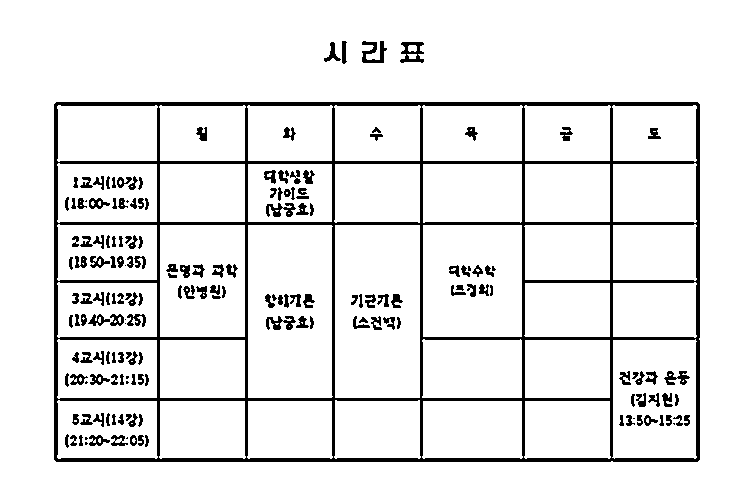
#> input picture preprocessed_binary.png, 737 x 483 px, given as the content of the folder D:/Projects/OCR-PROJECT/ocr, which was not available
$ python h_preprocess_rdmdet.py
#> lines starting #> are read from the running program, lines starting #| are printed output that depends on the picture; after the words box and inside, x2 and y2 are one past the last pixel; in counts of white or black regions, pixels touching at a corner belong together; pictures that were not available may be replaced by others from this repository, and a replacement may not be noted
import cv2
import numpy as np
import os

def save_image(image, filename):
    cv2.imwrite(filename, image)
    print(f"Saved image: {filename}")

def to_grayscale(image):
    return cv2.cvtColor(image, cv2.COLOR_BGR2GRAY)

def to_binary(image, threshold=127):
    _, binary = cv2.threshold(to_grayscale(image), threshold, 255, cv2.THRESH_BINARY)
    return binary

def apply_gaussian_blur(image, kernel_size=(5,5)):
    return cv2.GaussianBlur(image, kernel_size, 0)

def equalize_histogram(image):
    return cv2.equalizeHist(to_grayscale(image))

def resize_image(image, width, height):
    return cv2.resize(image, (width, height), interpolation=cv2.INTER_AREA)

def detect_lines(image):
    lines = cv2.HoughLinesP(image, 1, np.pi/180, 100, minLineLength=100, maxLineGap=10)
    return lines

def draw_lines(image, lines):
    line_image = np.copy(image)
    if lines is not None:
        for line in lines:
            x1, y1, x2, y2 = line[0]
            cv2.line(line_image, (x1, y1), (x2, y2), (0, 255, 0), 2)
    return line_image
import cv2
import numpy as np
import os

def save_image(image, filename):
    cv2.imwrite(filename, image)
    print(f"Saved image: {filename}")

def to_grayscale(image):
    return cv2.cvtColor(image, cv2.COLOR_BGR2GRAY)

def to_binary(image, threshold=127):
    _, binary = cv2.threshold(to_grayscale(image), threshold, 255, cv2.THRESH_BINARY)
    return binary

def adaptive_threshold(image):
    gray = to_grayscale(image)
    return cv2.adaptiveThreshold(gray, 255, cv2.ADAPTIVE_THRESH_GAUSSIAN_C, cv2.THRESH_BINARY, 11, 2)

def canny_edge(image, low_threshold=100, high_threshold=200):
    gray = to_grayscale(image)
    return cv2.Canny(gray, low_threshold, high_threshold)

def morphology_operation(image, operation='open', kernel_size=5):
    kernel = np.ones((kernel_size, kernel_size), np.uint8)
    if operation == 'open':
        return cv2.morphologyEx(image, cv2.MORPH_OPEN, kernel)
    elif operation == 'close':
        return cv2.morphologyEx(image, cv2.MORPH_CLOSE, kernel)
    else:
        return image

def detect_lines_hough(image):
    gray = to_grayscale(image)
    edges = cv2.Canny(gray, 50, 150, apertureSize=3)
    lines = cv2.HoughLines(edges, 1, np.pi/180, 200)
    result = image.copy()
    if lines is not None:
        for rho, theta in lines[:, 0]:
            a = np.cos(theta)
            b = np.sin(theta)
            x0 = a * rho
            y0 = b * rho
            x1 = int(x0 + 1000 * (-b))
            y1 = int(y0 + 1000 * (a))
            x2 = int(x0 - 1000 * (-b))
            y2 = int(y0 - 1000 * (a))
            cv2.line(result, (x1, y1), (x2, y2), (0, 0, 255), 2)
    return result

def process_image(image_path):
    # 이미지 읽기
    original = cv2.imread(image_path)

    # 이미지 크기 확인 및 조정
    height, width = original.shape[:2]
    if height >= 2000 and width >= 2000:
        new_height = int(height * 0.5)
        new_width = int(width * 0.5)
        original = cv2.resize(original, (new_width, new_height), interpolation=cv2.INTER_AREA)

    # 전처리 적용
    gray = to_grayscale(original)
    binary = to_binary(original)
    adaptive = adaptive_threshold(original)
    edges = canny_edge(original)
    morph_open = morphology_operation(binary, 'open')
    morph_close = morphology_operation(binary, 'close')
    hough_lines = detect_lines_hough(original)

    # 결과 저장
    base_name = os.path.splitext(os.path.basename(image_path))[0]
    output_dir = os.path.join('output', base_name)
    os.makedirs(output_dir, exist_ok=True)

    save_image(original, os.path.join(output_dir, f'{base_name}_original.png'))
    save_image(gray, os.path.join(output_dir, f'{base_name}_gray.png'))
    save_image(binary, os.path.join(output_dir, f'{base_name}_binary.png'))
    save_image(adaptive, os.path.join(output_dir, f'{base_name}_adaptive.png'))
    save_image(edges, os.path.join(output_dir, f'{base_name}_edges.png'))
    save_image(morph_open, os.path.join(output_dir, f'{base_name}_morph_open.png'))
    save_image(morph_close, os.path.join(output_dir, f'{base_name}_morph_close.png'))
    save_image(hough_lines, os.path.join(output_dir, f'{base_name}_hough_lines.png'))

def process_all_images(input_dir):
    for filename in os.listdir(input_dir):
        if filename.lower().endswith(('.png', '.jpg', '.jpeg')):
            image_path = os.path.join(input_dir, filename)
            process_image(image_path)
#> in process_image, original is the input picture: shape (483, 737, 3); 90.9% white; 182 black regions (16 under 20 px), largest, box (x1, y1, x2, y2) and area: (54, 102, 700, 462) 21579, (362, 41, 387, 63) 284, (400, 42, 424, 63) 279
#> in canny_edge, `return cv2.Canny(gray, low_threshold, high_threshold)`:
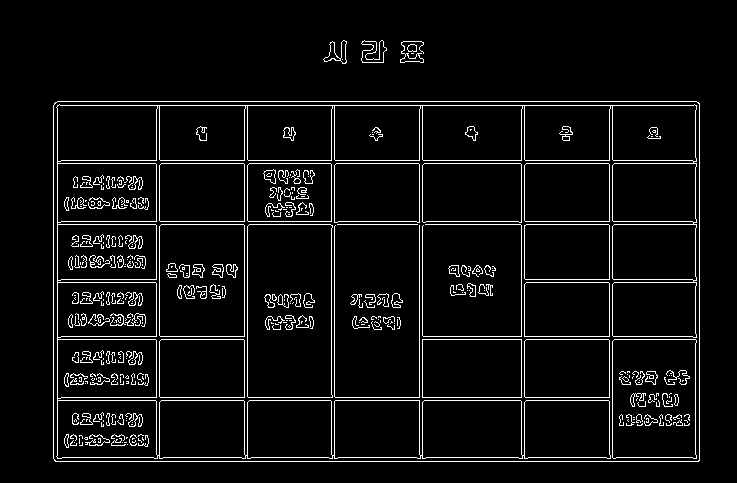
#> returned value: shape (483, 737); 5.6% white in thin lines or dots, all inside (x1, y1, x2, y2) = (53, 40, 700, 462)
#> in morphology_operation, `return cv2.morphologyEx(image, cv2.MORPH_OPEN, kernel)`:
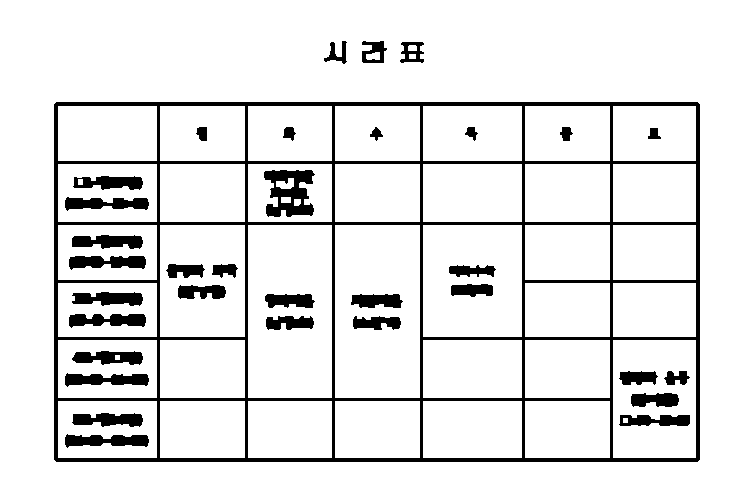
#> returned value: shape (483, 737); 89.2% white; 34 black regions, largest, box (x1, y1, x2, y2) and area: (54, 102, 700, 462) 21793, (264, 170, 315, 217) 1491, (65, 434, 149, 448) 803
#> call 2 of morphology_operation, with operation = 'close', kernel_size = 5
#> in morphology_operation (call 2), `return cv2.morphologyEx(image, cv2.MORPH_CLOSE, kernel)`:
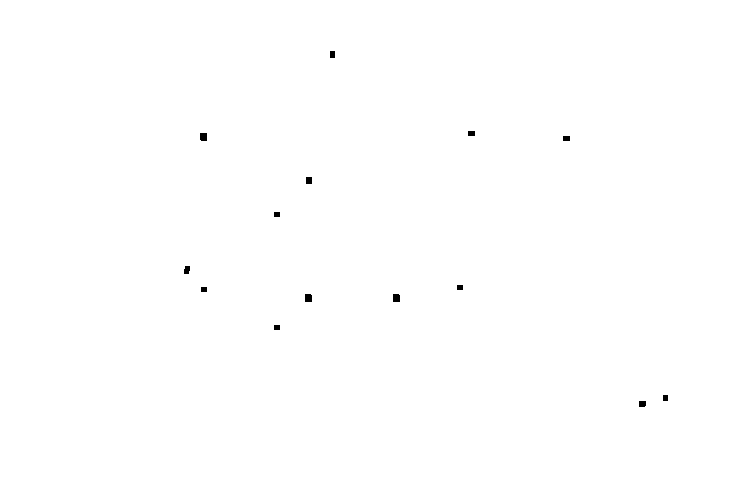
#> returned value: shape (483, 737); 99.8% white; 14 black regions, largest, box (x1, y1, x2, y2) and area: (200, 133, 207, 141) 55, (305, 294, 312, 302) 55, (393, 294, 400, 302) 55
#> in detect_lines_hough, `lines = cv2.HoughLines(edges, 1, np.pi/180, 200)`: lines = 30 rows, first 8: [461, 1.57], [101, 1.57], [105, 1.57], [160, 1.57], [163, 1.57], [221, 1.57], [224, 1.57], [457, 1.57]
#> the loop in detect_lines_hough, `for rho, theta in lines[:, 0]:` made 30 passes
#> (rho, theta, a, b, x0, y0, x1, y1) on passes 1 to 12: (461, 1.57, -4.37e-08, 1, -2.02e-05, 461, -1000, 460), (101, 1.57, -4.37e-08, 1, -4.41e-06, 101, -1000, 100), (105, 1.57, -4.37e-08, 1, -4.59e-06, 105, -1000, 104), (160, 1.57, -4.37e-08, 1, -6.99e-06, 160, -1000, 159), (163, 1.57, -4.37e-08, 1, -7.12e-06, 163, -1000, 162), (221, 1.57, -4.37e-08, 1, -9.66e-06, 221, -1000, 220), (224, 1.57, -4.37e-08, 1, -9.79e-06, 224, -1000, 223), (457, 1.57, -4.37e-08, 1, -2e-05, 457, -1000, 456), (397, 1.57, -4.37e-08, 1, -1.74e-05, 397, -1000, 396), (400, 1.57, -4.37e-08, 1, -1.75e-05, 400, -1000, 399), (336, 1.57, -4.37e-08, 1, -1.47e-05, 336, -1000, 335), (339, 1.57, -4.37e-08, 1, -1.48e-05, 339, -1000, 338)
#> after the loop in detect_lines_hough, `for rho, theta in lines[:, 0]:`:
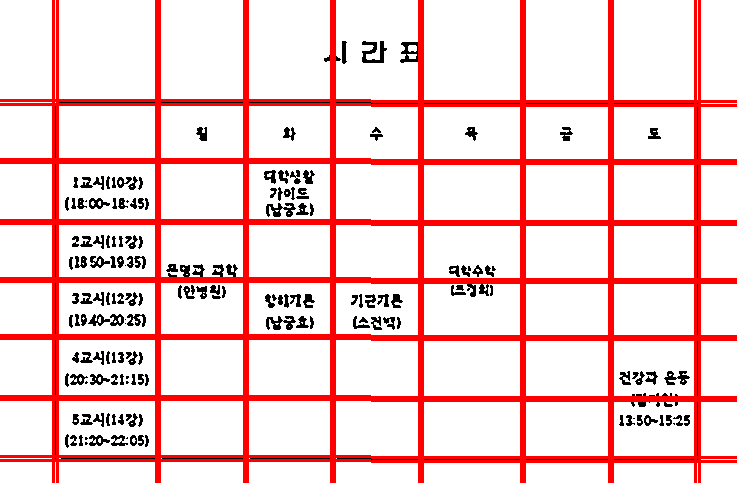
#> result: shape (483, 737, 3); 14.64% of pixels changed, all inside (x1, y1, x2, y2) = (0, 0, 737, 483)

# 메인 실행 코드
if __name__ == "__main__":
    input_directory = r"D:\Projects\OCR-PROJECT\ocr"
    process_all_images(input_directory)
    print("All processing steps completed. Check the 'output' folder for results.")
